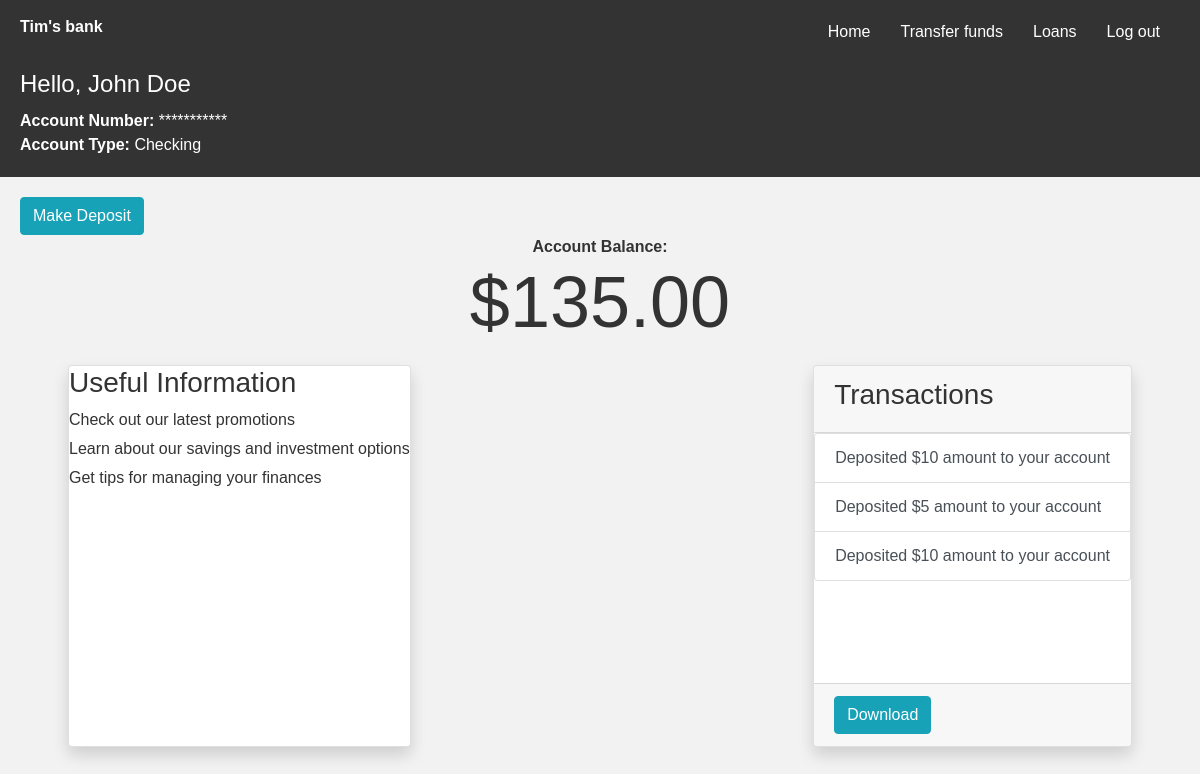
Before: / (signed in) with the older database file.
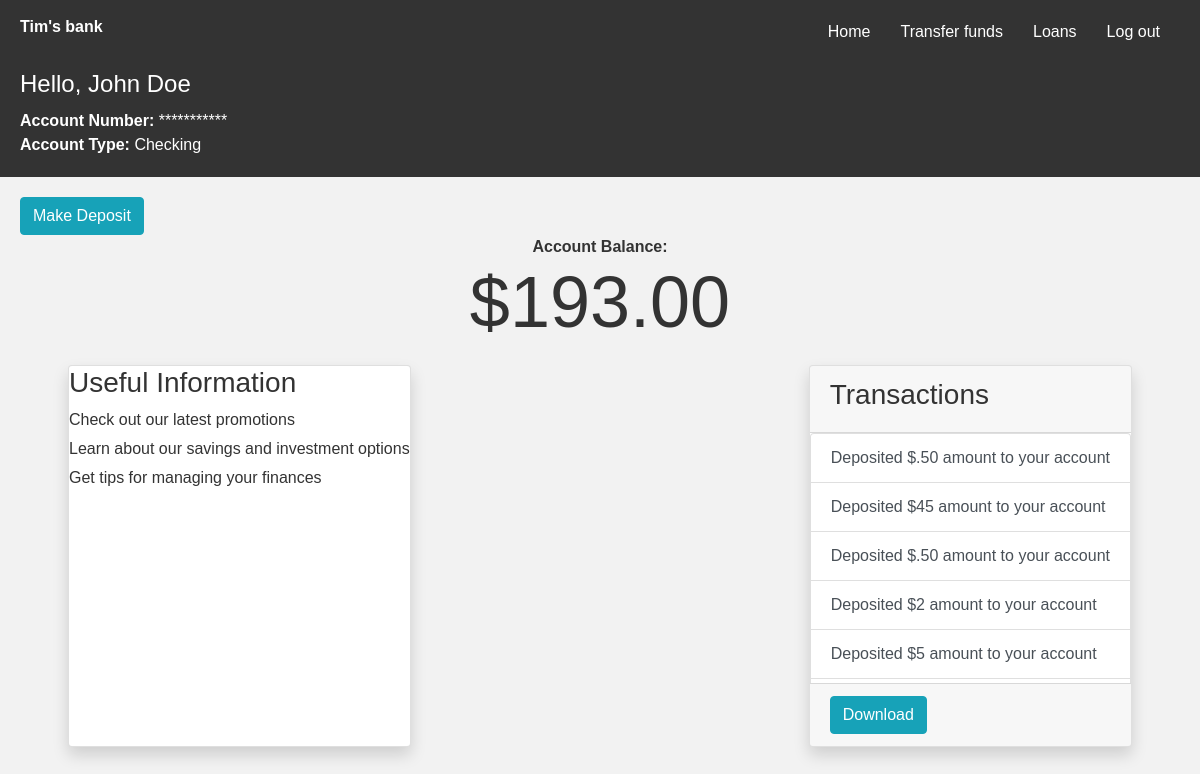
After: the same page with the newer database file.
### banking/models.py (models this page shows, shortened)
class Account(models.Model):
    user = models.ForeignKey(
        User, on_delete=models.CASCADE, related_name="account_holder")
    account_number = models.CharField(max_length=10, unique=True, blank=True)
    balance = models.DecimalField(max_digits=10, decimal_places=2, default=0)
    unique_together = ["user", "account_number"]

class User(AbstractUser):
    pass

class Transactions(models.Model):
    account = models.ForeignKey(Account, on_delete=models.CASCADE)
    transactions = models.CharField(max_length=64, null=True)
    timestamp = models.DateTimeField(auto_now=True)

### banking/views.py (the view)
# urls.py: path('', views.index, name="index"),
@login_required()
def index(request):
    account = Account.objects.get(user=request.user)
    transactions = Transactions.objects.filter(
        account=account).order_by('-timestamp')
    return render(request, 'banking/homepage.html', {"account": account, "transactions": transactions})

### banking/templates/banking/homepage.html (shortened to what this page needs)
{% extends "banking/layout.html" %} {% load static %} {% block body %}
<body>
  <header>
    <h1>Hello, {{account.user.first_name}} {{account.user.last_name}}</h1>
    <nav>
      <strong>Account Number: </strong><span data-toggle="tooltip" title="Click to see/hide account number" id="account_number" data-account_number="{{account.account_number}}" style="cursor:grab;"> *********** </span> <br>
      <strong >Account Type: </strong> Checking
    </nav>
  </header>
  <main>
    <section id="account-summary">
      <button
      type="button"
      class="btn btn-info"
      data-toggle="modal"
      data-target="#myModal"
      id="open_deposit"
    >
      Make Deposit
    </button>
        <div style="text-align: center;"><strong class="">Account Balance:</strong> <div class="display-3">${{account.balance}}</div></div>
    </section>
    <section id="widget">
      <div class="card shadow mb-5 ml-5 bg-white rounded">
        <h3>Useful Information</h3>
        <ul>
          <li>Check out our latest promotions</li>
          <li>Learn about our savings and investment options</li>
          <li>Get tips for managing your finances</li>
        </ul>
      </div>
      <div class="card shadow mb-5 mr-5 bg-white rounded">
        <div class="card-header"> <h3>Transactions</h3></div>
    <div class="card-body p-0">
      <ul class="list-group m-0">
      {% for history in transactions %}
    <li class="list-group-item list-group-item-action" data-toggle="tooltip" title="{{history.timestamp}}" data-placement="top">{{history.transactions}}</li>
    {% empty %}
    <div>No transaction yet</div>
    {% endfor %}
  </ul></div>
  <div class="card-footer"><button class="btn btn-info"><a href="{% url 'download_csv'%}" style="text-decoration: none; color: white;"> Download</a> </button></div>
      </div>
    </section>
  </main>
  </div>
</body>
  {% endblock%} {% block script %}
  <link href="{% static 'banking/homepage/style.css' %}" rel="stylesheet" />
  {% endblock %}

### banking/templates/banking/layout.html (shortened to what this page needs)
{% load static %}
<!DOCTYPE html>
<html lang="en">
  <head>
    <link
      rel="stylesheet"
      href="https://cdn.jsdelivr.net/npm/bootstrap@4.3.1/dist/css/bootstrap.min.css"
    />
    <link rel="stylesheet" href="{% static 'banking/style.css' %}" />
    {% block script %} {% endblock %}
  </head>
  <body>
    <div class="navbar">
      <div class="navbar-logo">Tim's bank</div>
      <nav class="navbar-menu">
        {% if user.is_authenticated %}
        <a href="{% url 'index'%}" class="navbar-menu-item">Home</a>
        <a href="{% url 'transfer'%}" class="navbar-menu-item"
          >Transfer funds</a
        >
        <a href="{% url 'loans' %}" class="navbar-menu-item">Loans</a>
        <a href="{% url 'logout' %}" class="navbar-menu-item">Log out</a>
        {% endif %}
      </nav>
    </div>
    <div class="block-body">{% block body %} {% endblock %}</div>
  </body>
</html>

### banking/static/banking/style.css (style rules this page uses)
body { margin: 0; }
.navbar { display: flex; flex-direction: row; justify-content: space-between; align-items: center; height: 50px; background-color: #333; color: white; padding: 0 20px; }
.navbar-logo { font-weight: bold; }
.navbar-menu { display: flex; flex-direction: row; }
.navbar-menu-item { color: white; text-decoration: none; padding: 10px; margin-right: 10px; }

### banking/static/banking/homepage/style.css (style rules this page uses)
body, h1, h2, p, ul { margin: 0; padding: 0; }
body { font-family: Arial, sans-serif; font-size: 16px; }
body { background-color: #f2f2f2; color: #333; }
header { background-color: #333; color: #fff; padding: 20px; }
h1 { font-size: 24px; }
nav { margin-top: 10px; }
nav a { color: #fff; margin-right: 10px; }
main { padding: 20px; }
section { margin-bottom: 20px; }
ul { list-style-type: none; }
li { margin-bottom: 5px; }
#widget { display: flex; justify-content: space-between; margin-top: 20px; }
.list-group { height: 250px; max-height: 250px; margin-bottom: 10px; overflow: scroll; -webkit-overflow-scrolling: touch; }

Changed rows visible on the page:
no longer on this page (row unchanged): Transactions: transactions "Deposited $10 amount to your account"
no longer on this page (row unchanged): Transactions: transactions "Deposited $10 amount to your account"
changed Account "John": balance "135.00" → "193.00"
added Transactions: transactions "Deposited $.50 amount to your account"
added Transactions: transactions "Deposited $45 amount to your account"
added Transactions: transactions "Deposited $.50 amount to your account"
added Transactions: transactions "Deposited $2 amount to your account"
